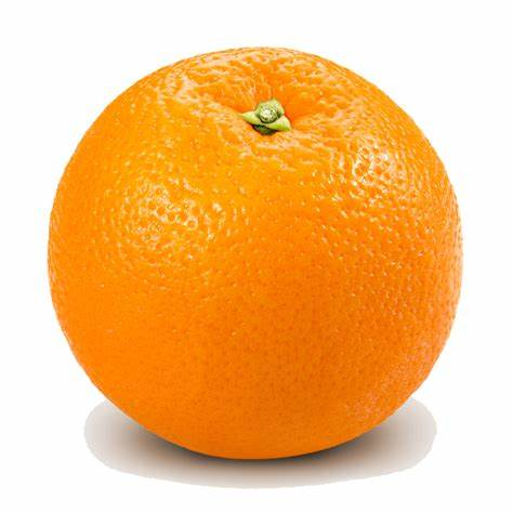
#> input picture Fundamentals/data/orange.jpg, 512 x 512 px, found by its file name
$ python 24_Hough_Circle_Transform.py
#> lines starting #> are read from the running program, lines starting #| are printed output that depends on the picture; after the words box and inside, x2 and y2 are one past the last pixel; in counts of white or black regions, pixels touching at a corner belong together
import cv2 as cv
import numpy as np

img = cv.imread('orange.jpg')
#> img is the input picture: shape (512, 512, 3); mean B, G, R 128.1, 191.3, 245.4
gray = cv.cvtColor(img, cv.COLOR_BGR2GRAY)
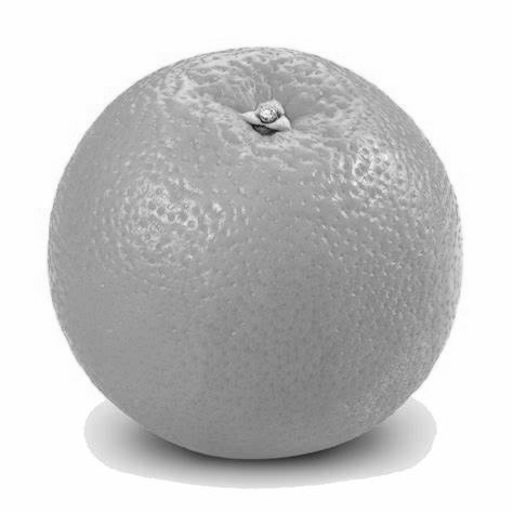
#> gray: shape (512, 512); min 16, max 255, mean 200.3
gray = cv.medianBlur(gray, 5)

circles = cv.HoughCircles(gray, cv.HOUGH_GRADIENT, 1, 20, param1=50, param2=30, minRadius=40, maxRadius=0)
#> circles = 279 rows, first 8: [253.5, 255.5, 209.7], [273.5, 268.5, 187], [254.5, 275.5, 195], [234.5, 244.5, 186.5], [270.5, 305.5, 177.6], [235.5, 265.5, 184.6], [227.5, 225.5, 170.3], [293.5, 278.5, 165.5]

det_circles = np.uint16(np.around(circles))
#> det_circles = 279 rows, first 8: [254, 256, 210], [274, 268, 187], [254, 276, 195], [234, 244, 186], [270, 306, 178], [236, 266, 185], [228, 226, 170], [294, 278, 166]

for (x, y, r) in det_circles[0, :]:
    cv.circle(img, (x, y), r, (0, 0, 0), 2)
    cv.circle(img, (x, y), 2, (123, 156, 178), 4)
#> this loop made 279 passes
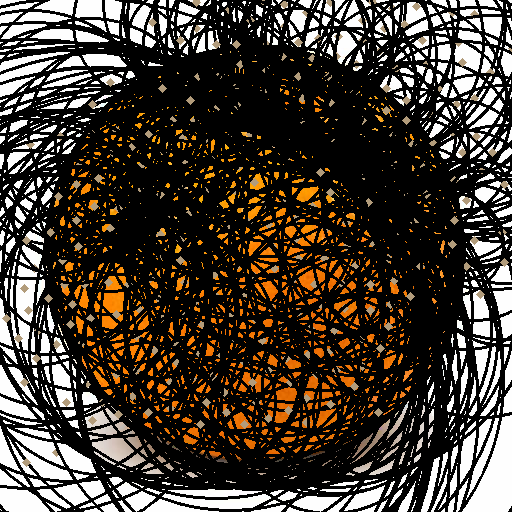
#> img: shape (512, 512, 3); mean B, G, R 51.4, 60.7, 69.2

cv.imshow('Image', img)
cv.waitKey(0)
cv.destroyAllWindows()

$ run again, with Fundamentals/data/HappyFish.jpg copied over Fundamentals/data/orange.jpg
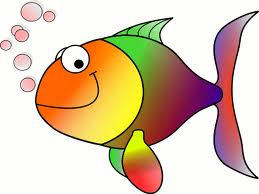
#> input picture Fundamentals/data/HappyFish.jpg, 259 x 194 px, found by its file name
#> img is the input picture: shape (194, 259, 3); mean B, G, R 170.8, 196.4, 219.3
#> `gray = cv.medianBlur(gray, 5)`:
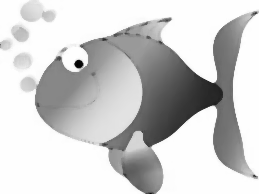
#> gray: shape (194, 259); min 1, max 255, mean 204.9
#> circles = [[90.5, 91.5, 50.6], [137.5, 88.5, 57.3]]
#> det_circles = [[90, 92, 51], [138, 88, 57]]
#> the loop `for (x, y, r) in det_circles[0, :]:` made 2 passes
#> after the loop `for (x, y, r) in det_circles[0, :]:`:
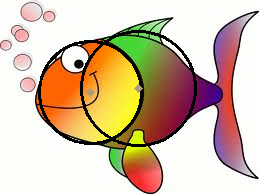
#> img: shape (194, 259, 3); 4.12% of pixels changed, all inside (x1, y1, x2, y2) = (38, 30, 197, 147)
